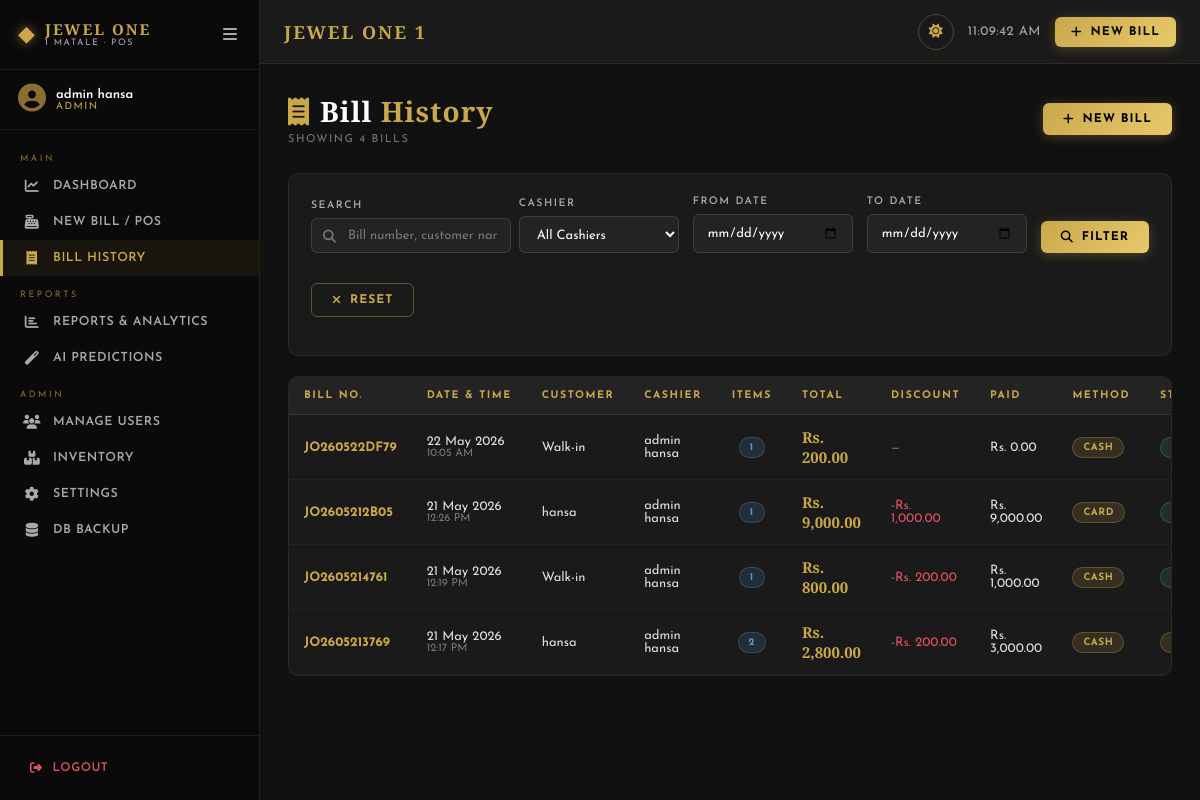
The app's page /bill_history.php (signed in) with its own data.
### tables this page shows
CREATE TABLE `settings` (
  `id` int(11) NOT NULL AUTO_INCREMENT,
  `setting_key` varchar(100) NOT NULL,
  `setting_value` text DEFAULT NULL,
  `updated_at` timestamp NOT NULL DEFAULT current_timestamp() ON UPDATE current_timestamp(),
  PRIMARY KEY (`id`),
  UNIQUE KEY `setting_key` (`setting_key`)
);

CREATE TABLE `bills` (
  `id` int(11) NOT NULL AUTO_INCREMENT,
  `bill_number` varchar(50) NOT NULL,
  `cashier_id` int(11) NOT NULL,
  `customer_name` varchar(200) DEFAULT NULL,
  `customer_phone` varchar(20) DEFAULT NULL,
  `subtotal` decimal(12,2) NOT NULL DEFAULT 0.00,
  `total_discount` decimal(12,2) NOT NULL DEFAULT 0.00,
  `tax_amount` decimal(12,2) NOT NULL DEFAULT 0.00,
  `grand_total` decimal(12,2) NOT NULL DEFAULT 0.00,
  `paid_amount` decimal(12,2) NOT NULL DEFAULT 0.00,
  `balance_amount` decimal(12,2) NOT NULL DEFAULT 0.00,
  `payment_method` enum('cash','card','bank_transfer') NOT NULL DEFAULT 'cash',
  `status` enum('completed','draft','cancelled') NOT NULL DEFAULT 'completed',
  `notes` text DEFAULT NULL,
  `created_at` timestamp NOT NULL DEFAULT current_timestamp(),
  `updated_at` timestamp NOT NULL DEFAULT current_timestamp() ON UPDATE current_timestamp(),
  PRIMARY KEY (`id`),
  UNIQUE KEY `bill_number` (`bill_number`),
  KEY `idx_bills_cashier` (`cashier_id`),
  KEY `idx_bills_created` (`created_at`),
  KEY `idx_bills_status` (`status`),
  CONSTRAINT `bills_ibfk_1` FOREIGN KEY (`cashier_id`) REFERENCES `users` (`id`)
);

CREATE TABLE `users` (
  `id` int(11) NOT NULL AUTO_INCREMENT,
  `username` varchar(100) NOT NULL,
  `password` varchar(255) NOT NULL,
  `full_name` varchar(200) NOT NULL,
  `email` varchar(200) DEFAULT NULL,
  `role` enum('admin','cashier') NOT NULL DEFAULT 'cashier',
  `status` enum('active','inactive') NOT NULL DEFAULT 'active',
  `avatar` varchar(255) DEFAULT NULL,
  `last_login` datetime DEFAULT NULL,
  `created_at` timestamp NOT NULL DEFAULT current_timestamp(),
  `updated_at` timestamp NOT NULL DEFAULT current_timestamp() ON UPDATE current_timestamp(),
  PRIMARY KEY (`id`),
  UNIQUE KEY `username` (`username`)
);

### includes/config.php (called while the page is built, shortened)
<?php
function getDB() {
    static $pdo = null;
    if ($pdo === null) {
        try {
            $dsn = "mysql:host=" . DB_HOST . ";dbname=" . DB_NAME . ";charset=" . DB_CHARSET;
            $options = [
                PDO::ATTR_ERRMODE            => PDO::ERRMODE_EXCEPTION,
                PDO::ATTR_DEFAULT_FETCH_MODE => PDO::FETCH_ASSOC,
                PDO::ATTR_EMULATE_PREPARES   => false,
                PDO::MYSQL_ATTR_INIT_COMMAND => "SET NAMES utf8mb4"
            ];
            $pdo = new PDO($dsn, DB_USER, DB_PASS, $options);
        } catch (PDOException $e) {
            die(json_encode(['error' => 'Database connection failed: ' . $e->getMessage()]));
        }
    }
    return $pdo;
}
function getSetting($key, $default = '') {
    try {
        $db = getDB();
        $stmt = $db->prepare("SELECT setting_value FROM settings WHERE setting_key = ?");
        $stmt->execute([$key]);
        $row = $stmt->fetch();
        return $row ? $row['setting_value'] : $default;
    } catch (Exception $e) {
        return $default;
    }
}

### includes/auth.php (called while the page is built, shortened)
<?php
require_once __DIR__ . '/config.php';
function isLoggedIn() {
    return isset($_SESSION['user_id']) && !empty($_SESSION['user_id']);
}
function getCurrentUser() {
    return [
        'id'        => $_SESSION['user_id'],
        'username'  => $_SESSION['username'],
        'full_name' => $_SESSION['full_name'],
        'role'      => $_SESSION['user_role']
    ];
}
function h($str) {
    return htmlspecialchars($str ?? '', ENT_QUOTES, 'UTF-8');
}

### bill_history.php (the view, shortened to what this page needs)
<?php
require_once 'includes/auth.php';
$user     = getCurrentUser();
$db       = getDB();
$search   = trim($_GET['search']   ?? '');
$dateFrom = $_GET['date_from'] ?? '';
$dateTo   = $_GET['date_to']   ?? '';
$perPage  = 20;
$page     = max(1, (int)($_GET['page'] ?? 1));
$offset   = ($page - 1) * $perPage;
$where  = ["b.status != 'cancelled'"];
$params = [];
$whereSQL = $where ? 'WHERE ' . implode(' AND ', $where) : '';
$countStmt = $db->prepare("SELECT COUNT(*) FROM bills b $whereSQL");
$countStmt->execute($params);
$total     = $countStmt->fetchColumn();
$listStmt = $db->prepare("SELECT b.*, u.full_name as cashier_name FROM bills b
    JOIN users u ON b.cashier_id=u.id $whereSQL ORDER BY b.created_at DESC LIMIT $perPage OFFSET $offset");
$listStmt->execute($params);
$bills    = $listStmt->fetchAll();
include 'includes/header.php';
?>
<div class="page-header fade-in">
  <div>
    <h1><i class="fas fa-receipt" style="color:var(--gold);margin-right:10px"></i>Bill <span>History</span></h1>
    <div class="page-breadcrumb">Showing <?= number_format($total) ?> bills</div>
  </div>
  <a href="billing.php" class="btn btn-gold"><i class="fas fa-plus"></i> New Bill</a>
</div>
<div class="card fade-in" style="margin-bottom:20px">
  <div class="card-body">
    <form method="GET" id="filterForm">
      <div class="form-row" style="align-items:flex-end">
        <div class="form-group" style="flex:2">
          <label class="form-label">Search</label>
          <div class="search-input-wrap">
            <i class="fas fa-search"></i>
            <input type="text" name="search" class="form-control" placeholder="Bill number, customer name, phone..."
              value="<?= h($search) ?>">
          </div>
        </div>
        <?php if ($user['role'] === 'admin'): ?>
        <div class="form-group">
          <label class="form-label">Cashier</label>
          <select name="cashier" class="form-control">
            <option value="">All Cashiers</option>
          </select>
        </div>
        <?php endif; ?>
        <div class="form-group">
          <label class="form-label">From Date</label>
          <input type="date" name="date_from" class="form-control" value="<?= h($dateFrom) ?>">
        </div>
        <div class="form-group">
          <label class="form-label">To Date</label>
          <input type="date" name="date_to" class="form-control" value="<?= h($dateTo) ?>">
        </div>
        <div class="form-group" style="flex:0;min-width:auto">
          <button type="submit" class="btn btn-gold"><i class="fas fa-search"></i> Filter</button>
        </div>
        <div class="form-group" style="flex:0;min-width:auto">
          <a href="bill_history.php" class="btn btn-outline"><i class="fas fa-times"></i> Reset</a>
        </div>
      </div>
    </form>
  </div>
</div>
<div class="card fade-in">
  <div class="card-body" style="padding:0">
    <?php if (empty($bills)): ?>
    <div class="empty-state">
      <i class="fas fa-receipt"></i>
      <h3>No Bills Found</h3>
      <p>No bills match your search criteria.</p>
    </div>
    <?php else: ?>
    <div class="table-wrap">
      <table>
        <thead>
          <tr>
            <th>Bill No.</th>
            <th>Date & Time</th>
            <th>Customer</th>
            <th>Cashier</th>
            <th>Items</th>
            <th>Total</th>
            <th>Discount</th>
            <th>Paid</th>
            <th>Method</th>
            <th>Status</th>
          </tr>
        </thead>
        <tbody>
          <?php foreach ($bills as $b): ?>
          <?php
            $itemCount = (int)$db->prepare("SELECT COUNT(*) FROM bill_items WHERE bill_id=?")->execute([$b['id']]) ? $db->query("SELECT COUNT(*) FROM bill_items WHERE bill_id={$b['id']}")->fetchColumn() : 0;
          ?>
          <tr id="bill_row_<?= $b['id'] ?>">
            <td>
              <a href="print_receipt.php?id=<?= $b['id'] ?>" style="color:var(--gold);font-weight:700">
                <?= h($b['bill_number']) ?>
              </a>
            </td>
            <td style="white-space:nowrap">
              <div><?= date('d M Y', strtotime($b['created_at'])) ?></div>
              <div style="font-size:11px;color:var(--gray-4)"><?= date('h:i A', strtotime($b['created_at'])) ?></div>
            </td>
            <td>
              <div><?= h($b['customer_name'] ?: 'Walk-in') ?></div>
            </td>
            <td><?= h($b['cashier_name']) ?></td>
            <td style="text-align:center"><span class="badge badge-info"><?= $itemCount ?></span></td>
            <td style="font-weight:700;color:var(--gold);font-family:var(--font-display);font-size:15px">
              <?= $currency ?> <?= number_format($b['grand_total'], 2) ?>
            </td>
            <td style="color:var(--danger)">
              <?php if ($b['total_discount'] > 0): ?>
              -<?= $currency ?> <?= number_format($b['total_discount'], 2) ?>
              <?php else: ?>
              <span style="color:var(--gray-4)">—</span>
              <?php endif; ?>
            </td>
            <td><?= $currency ?> <?= number_format($b['paid_amount'], 2) ?></td>
            <td><span class="badge badge-gold"><?= ucfirst(str_replace('_',' ',$b['payment_method'])) ?></span></td>
            <td>
              <?php $bc = $b['status'] === 'completed' ? 'badge-success' : 'badge-gold'; ?>
              <span class="badge <?= $bc ?>"><?= ucfirst($b['status']) ?></span>
            </td>
          </tr>
          <?php endforeach; ?>
        </tbody>
      </table>
    </div>
    <?php endif; ?>
  </div>
</div>
<?php include 'includes/footer.php'; ?>

### includes/header.php (shortened to what this page needs)
<?php
require_once __DIR__ . '/auth.php';
$currentUser = getCurrentUser();
$shopName    = getSetting('shop_name', 'JEWEL ONE 1');
$theme       = getSetting('theme_mode', 'dark');
$currency    = getSetting('currency_symbol', 'Rs.');
$currentPage = basename($_SERVER['PHP_SELF'], '.php');
?>
<!DOCTYPE html>
<html lang="en" data-theme="<?= h($theme) ?>">
<head>
<link rel="stylesheet" href="https://cdnjs.cloudflare.com/ajax/libs/font-awesome/6.5.0/css/all.min.css">
<link rel="stylesheet" href="<?= APP_URL ?>/css/style.css">
<link rel="stylesheet" href="<?= APP_URL ?>/css/extra.css">
</head>
<body class="<?= $theme === 'dark' ? 'dark-mode' : 'light-mode' ?>">
<nav class="sidebar" id="sidebar">
  <div class="sidebar-header">
    <div class="sidebar-logo">
      <div class="logo-diamond">◆</div>
      <div class="logo-text">
        <span class="logo-main">JEWEL ONE</span>
        <span class="logo-sub">1 MATALE · POS</span>
      </div>
    </div>
    <button class="sidebar-toggle" id="sidebarToggle"><i class="fas fa-bars"></i></button>
  </div>
  <div class="sidebar-user">
    <div class="user-avatar"><i class="fas fa-user-circle"></i></div>
    <div class="user-info">
      <span class="user-name"><?= h($currentUser['full_name']) ?></span>
      <span class="user-role"><?= ucfirst(h($currentUser['role'])) ?></span>
    </div>
  </div>
  <ul class="sidebar-menu">
    <li class="menu-label">MAIN</li>
    <li class="<?= $currentPage === 'dashboard' ? 'active' : '' ?>">
      <a href="<?= APP_URL ?>/dashboard.php"><i class="fas fa-chart-line"></i><span>Dashboard</span></a>
    </li>
    <li class="<?= $currentPage === 'billing' ? 'active' : '' ?>">
      <a href="<?= APP_URL ?>/billing.php"><i class="fas fa-cash-register"></i><span>New Bill / POS</span></a>
    </li>
    <li class="<?= $currentPage === 'bill_history' ? 'active' : '' ?>">
      <a href="<?= APP_URL ?>/bill_history.php"><i class="fas fa-receipt"></i><span>Bill History</span></a>
    </li>
    <?php if ($currentUser['role'] === 'admin'): ?>
    <li class="menu-label">REPORTS</li>
    <li class="<?= $currentPage === 'reports' ? 'active' : '' ?>">
      <a href="<?= APP_URL ?>/reports.php"><i class="fas fa-chart-bar"></i><span>Reports & Analytics</span></a>
    </li>
    <li class="<?= $currentPage === 'ai_predictions' ? 'active' : '' ?>">
      <a href="<?= APP_URL ?>/ai_predictions.php"><i class="fas fa-magic"></i><span>AI Predictions</span></a>
    </li>
    <li class="menu-label">ADMIN</li>
    <li class="<?= $currentPage === 'users' ? 'active' : '' ?>">
      <a href="<?= APP_URL ?>/modules/users.php"><i class="fas fa-users"></i><span>Manage Users</span></a>
    </li>
    <li class="<?= $currentPage === 'inventory' ? 'active' : '' ?>">
      <a href="<?= APP_URL ?>/modules/inventory.php"><i class="fas fa-boxes"></i><span>Inventory</span></a>
    </li>
    <li class="<?= $currentPage === 'settings' ? 'active' : '' ?>">
      <a href="<?= APP_URL ?>/modules/settings.php"><i class="fas fa-cog"></i><span>Settings</span></a>
    </li>
    <li class="<?= $currentPage === 'backup' ? 'active' : '' ?>">
      <a href="<?= APP_URL ?>/modules/backup.php"><i class="fas fa-database"></i><span>DB Backup</span></a>
    </li>
    <?php endif; ?>
  </ul>
  <div class="sidebar-footer">
    <a href="<?= APP_URL ?>/logout.php" class="logout-btn"><i class="fas fa-sign-out-alt"></i><span>Logout</span></a>
  </div>
</nav>
<div class="main-wrapper" id="mainWrapper">
  <header class="topbar">
    <div class="topbar-title"><?= h($shopName) ?></div>
    <div class="topbar-actions">
      <button class="theme-toggle" id="themeToggle" title="Toggle Theme">
        <i class="fas fa-<?= $theme === 'dark' ? 'sun' : 'moon' ?>"></i>
      </button>
      <div class="topbar-time" id="topbarTime"></div>
      <a href="<?= APP_URL ?>/billing.php" class="btn-new-bill">
        <i class="fas fa-plus"></i> New Bill
      </a>
    </div>
  </header>
  <div class="content-area">

### records on screen
settings: setting_value "JEWEL ONE 1"
bills: bill_number "JO260522DF79", created_at "22 May 2026", created_at "10:05 AM", customer_name "Walk-in", cashier.full_name "admin hansa", itemCount "1", grand_total "200.00", paid_amount "0.00", payment_method "CASH"
settings: setting_value "Rs."
bills: bill_number "JO2605212B05", created_at "21 May 2026", created_at "12:26 PM", customer_name "hansa", cashier.full_name "admin hansa", itemCount "1", grand_total "9,000.00", total_discount "1,000.00", paid_amount "9,000.00", payment_method "CARD"
bills: bill_number "JO2605214761", created_at "21 May 2026", created_at "12:19 PM", customer_name "Walk-in", cashier.full_name "admin hansa", itemCount "1", grand_total "800.00", total_discount "200.00", paid_amount "1,000.00", payment_method "CASH"
bills: bill_number "JO2605213769", created_at "21 May 2026", created_at "12:17 PM", customer_name "hansa", cashier.full_name "admin hansa", itemCount "2", grand_total "2,800.00", total_discount "200.00", paid_amount "3,000.00", payment_method "CASH"

### other values on screen
$currentUser['full_name'] "admin hansa"
$currentUser['role'] "ADMIN"
$total "4"
